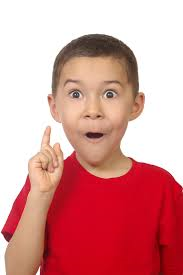
#> input picture assets/test.png, 183 x 275 px
$ python -i hci.py   (imports and definitions only)
#> lines starting #> are read from the running program, lines starting #| are printed output that depends on the picture; after the words box and inside, x2 and y2 are one past the last pixel; in counts of white or black regions, pixels touching at a corner belong together
#> further down, picture is the input picture: shape (275, 183, 3); mean B, G, R 149.3, 149.7, 217.2
# -*- coding: utf-8 -*-
"""HCI.ipynb

Automatically generated by Colab.

Original file is located at
    https://colab.research.google.com/drive/1WBbQKeiQ1pU1cahfiuWsGG18obBQ4NjS
"""


from IPython.display import display, Javascript
from google.colab.output import eval_js
from base64 import b64decode
import numpy as np
import cv2

def capture_image():
    display(Javascript('''
    async function takePhoto() {
      const div = document.createElement('div');
      const capture = document.createElement('button');
      capture.textContent = ' 사진 찍기';
      div.appendChild(capture);

      const video = document.createElement('video');
      video.style.display = 'block';
      const stream = await navigator.mediaDevices.getUserMedia({video: true});

      document.body.appendChild(div);
      div.appendChild(video);
      video.srcObject = stream;
      await video.play();

      // Resize output to fit video stream
      google.colab.output.setIframeHeight(document.documentElement.scrollHeight, true);

      // Wait for capture button click
      await new Promise((resolve) => capture.onclick = resolve);

      const canvas = document.createElement('canvas');
      canvas.width = video.videoWidth;
      canvas.height = video.videoHeight;
      canvas.getContext('2d').drawImage(video, 0, 0);
      stream.getTracks().forEach(track => track.stop());
      div.remove();

      return canvas.toDataURL('image/jpeg', 0.8);
    }
    takePhoto();
    '''))

    data = eval_js("takePhoto()")
    binary = b64decode(data.split(',')[1])
    jpg = np.frombuffer(binary, dtype=np.uint8)
    image = cv2.imdecode(jpg, cv2.IMREAD_COLOR)
    return image

import mediapipe as mp
from matplotlib import pyplot as plt

mp_face_mesh = mp.solutions.face_mesh
# [1 line that did not run here, left out]

# LEFT_EYE_INDEXES = [33, 133, 160, 159, 158, 157, 173, 246]
# MOUTH_INDEXES = [61, 146, 91, 181, 84, 17, 314, 405, 321, 375, 291]
LEFT_EYE_INDEXES = [33, 133, 160, 159, 158, 157, 173, 246]
RIGHT_EYE_INDEXES = [362, 263, 387, 386, 385, 384, 398, 466]
MOUTH_INDEXES = [61, 146, 91, 181, 84, 17, 314, 405, 321, 375, 291]
NOSE_INDEXES = [1, 2, 98, 327, 168, 195]

def get_landmark_coords(landmarks, indexes, image_shape):
    h, w, _ = image_shape
    return np.array([[int(landmarks[i].x * w), int(landmarks[i].y * h)] for i in indexes])

def warp_region(image, src_points, scale=1.5):
    src_points = np.array(src_points, dtype=np.float32)
    center = np.mean(src_points, axis=0)
    translated = src_points - center
    scaled = translated * scale
    dst_points = scaled + center
    M = cv2.getAffineTransform(src_points[:3], dst_points[:3])
    warped = cv2.warpAffine(image, M, (image.shape[1], image.shape[0]))
    mask = np.zeros_like(image)
    cv2.fillConvexPoly(mask, np.int32(dst_points), (255, 255, 255))
    warped_region = cv2.bitwise_and(warped, mask)
    background_removed = cv2.bitwise_and(image, cv2.bitwise_not(mask))
    return cv2.add(warped_region, background_removed)

def cartoon_effect(image):
    gray = cv2.cvtColor(image, cv2.COLOR_BGR2GRAY)
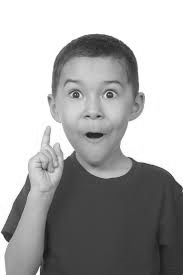
#> gray: shape (275, 183); min 25, max 255, mean 169.9
    edges = cv2.adaptiveThreshold(cv2.medianBlur(gray, 5), 255,
                                  cv2.ADAPTIVE_THRESH_MEAN_C,
                                  cv2.THRESH_BINARY, 9, 10)
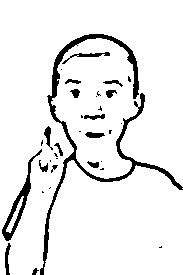
#> edges: shape (275, 183); 92.1% white; 34 black regions (18 under 20 px), largest, box (x1, y1, x2, y2) and area: (40, 34, 183, 275) 2386, (2, 149, 42, 241) 584, (62, 52, 110, 64) 134
    color = cv2.bilateralFilter(image, 9, 300, 300)
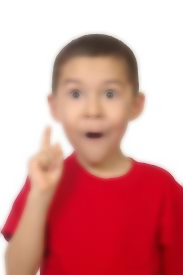
#> color: shape (275, 183, 3); mean B, G, R 149.3, 149.8, 217.3
    return cv2.bitwise_and(color, color, mask=edges)
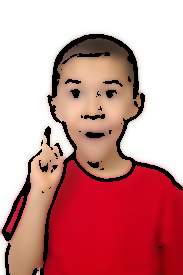
#> returned value: shape (275, 183, 3); mean of channels 0, 1, 2 142.1, 142.1, 204.1; drawn as B, G, R

# 처리 코드
# [1 line that did not run here, left out]
# [1 line that did not run here, left out]
# [1 line that did not run here, left out]

# [30 lines not run here, left out]

>>> import cv2
>>> picture = cv2.imread('assets/test.png')
>>> result = cartoon_effect(picture)
